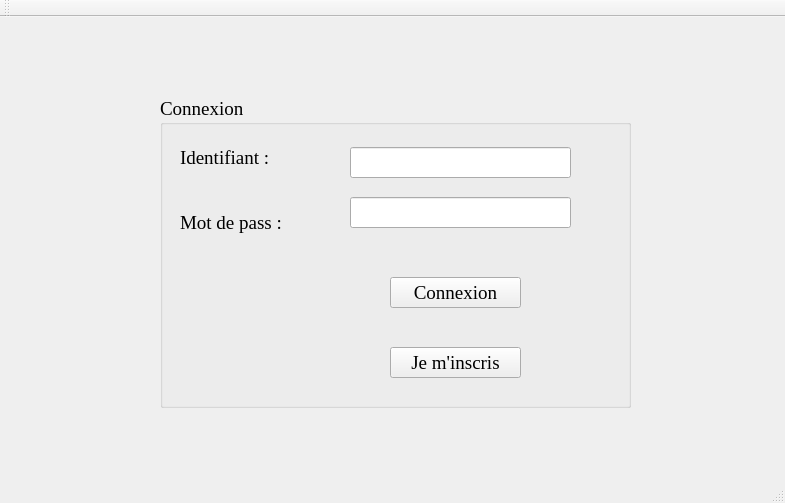
<?xml version="1.0" encoding="UTF-8"?>
<ui version="4.0">
 <class>connexion_fen</class>
 <widget class="QMainWindow" name="connexion_fen">
  <property name="geometry">
   <rect>
    <x>0</x>
    <y>0</y>
    <width>785</width>
    <height>503</height>
   </rect>
  </property>
  <property name="windowTitle">
   <string>Connexion</string>
  </property>
  <property name="documentMode">
   <bool>true</bool>
  </property>
  <property name="tabShape">
   <enum>QTabWidget::Triangular</enum>
  </property>
  <widget class="QWidget" name="centralWidget">
   <widget class="QGroupBox" name="groupBox">
    <property name="geometry">
     <rect>
      <x>160</x>
      <y>80</y>
      <width>471</width>
      <height>311</height>
     </rect>
    </property>
    <property name="font">
     <font>
      <family>Times New Roman</family>
      <pointsize>14</pointsize>
     </font>
    </property>
    <property name="title">
     <string>Connexion</string>
    </property>
    <property name="flat">
     <bool>false</bool>
    </property>
    <property name="checkable">
     <bool>false</bool>
    </property>
    <widget class="QLineEdit" name="id_connexion_line">
     <property name="geometry">
      <rect>
       <x>190</x>
       <y>50</y>
       <width>221</width>
       <height>31</height>
      </rect>
     </property>
     <property name="styleSheet">
      <string notr="true"/>
     </property>
    </widget>
    <widget class="QLabel" name="label">
     <property name="geometry">
      <rect>
       <x>20</x>
       <y>50</y>
       <width>91</width>
       <height>21</height>
      </rect>
     </property>
     <property name="font">
      <font>
       <pointsize>14</pointsize>
      </font>
     </property>
     <property name="text">
      <string>Identifiant :</string>
     </property>
    </widget>
    <widget class="QLineEdit" name="pass_connexion_line">
     <property name="geometry">
      <rect>
       <x>190</x>
       <y>100</y>
       <width>221</width>
       <height>31</height>
      </rect>
     </property>
     <property name="styleSheet">
      <string notr="true"/>
     </property>
     <property name="echoMode">
      <enum>QLineEdit::Password</enum>
     </property>
    </widget>
    <widget class="QLabel" name="label_3">
     <property name="geometry">
      <rect>
       <x>20</x>
       <y>110</y>
       <width>111</width>
       <height>31</height>
      </rect>
     </property>
     <property name="text">
      <string>Mot de pass :</string>
     </property>
    </widget>
    <widget class="QPushButton" name="pushButton_2">
     <property name="geometry">
      <rect>
       <x>230</x>
       <y>180</y>
       <width>131</width>
       <height>31</height>
      </rect>
     </property>
     <property name="styleSheet">
      <string notr="true"/>
     </property>
     <property name="text">
      <string>Connexion</string>
     </property>
     <property name="flat">
      <bool>false</bool>
     </property>
    </widget>
    <widget class="QPushButton" name="inscription_button">
     <property name="geometry">
      <rect>
       <x>230</x>
       <y>250</y>
       <width>131</width>
       <height>31</height>
      </rect>
     </property>
     <property name="text">
      <string>Je m'inscris</string>
     </property>
    </widget>
   </widget>
  </widget>
  <widget class="QMenuBar" name="menuBar">
   <property name="geometry">
    <rect>
     <x>0</x>
     <y>0</y>
     <width>785</width>
     <height>21</height>
    </rect>
   </property>
  </widget>
  <widget class="QToolBar" name="mainToolBar">
   <attribute name="toolBarArea">
    <enum>TopToolBarArea</enum>
   </attribute>
   <attribute name="toolBarBreak">
    <bool>false</bool>
   </attribute>
  </widget>
  <widget class="QStatusBar" name="statusBar"/>
 </widget>
 <layoutdefault spacing="6" margin="11"/>
 <resources/>
 <connections/>
</ui>
